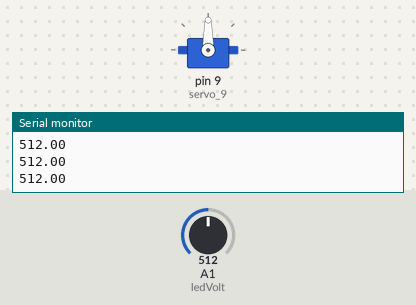
A sketch run on a simulated Arduino Uno, built with avr-gcc and run on an emulated ATmega328P. On the bench: servo, the last lines printed to the serial monitor. The inputs (shaded band) are chosen by the test bench; at power-on: A1 (ledVolt) = 512.

Above: at 1.2 s.
1.3 s: A1 (ledVolt) set to 167
2.8 s: A1 (ledVolt) set to 142
At 3.26 s:
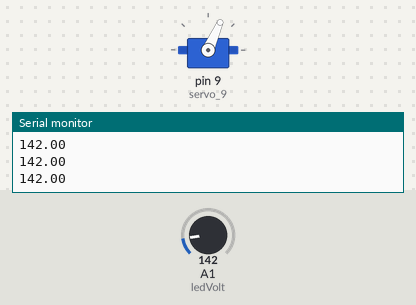
At 4.46 s:
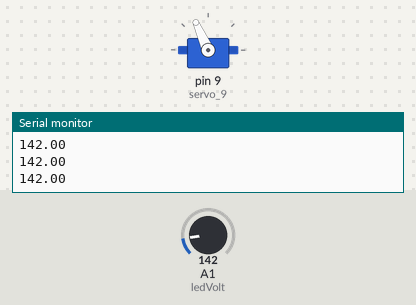
5.8 s: A1 (ledVolt) set to 306
Timing chart, 0 to 8.8 s (numbered marks = the images above; inputs shaded):
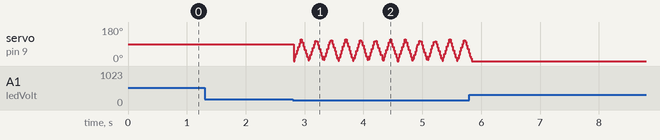

Measured:
- the behaviour switches between 160 and 159 on A1 (ledVolt) (found by bisection; images 0 and 1)

The sketch:

dino.ino
```cpp
#include <Servo.h>

int max_angle=115; //The angle with which we want to rotate the motor.

int measured_average=160; //Measured average of voltage of black and white screen (check using values printed on serial monitor)

int ledVolt =A1; //Pin at which we measure the voltage

float Voltage;  //Variable that stores the value of voltage measured at A1

int pos = 0;  //initial position of servo

Servo servo_9;  //creating a servo object

const int max_iter=500; //number of iterations after which the loop 'resets', do not keep max_iter>1200 since it can lead to an error due to insufficient memory

bool hit[max_iter];  //creating an array to store whether the spacebar was hit on a particular iteration

int i=0;
int j=0;
int l=0;

bool prev[3]; //creating an array to store whether the spacebar was hit in the previous three iterations


void setup()
{
  servo_9.attach(9, 500,  2500 );
  pinMode(ledVolt, INPUT);
  Serial.begin(9600);

  //initializaing the previous three hit array to false

  while(j<3){
    prev[j]=0;
    j++;
  }

  //initializing array to false

  while(l<max_iter){
    hit[l]=0;
    l++;
  }
}

//creating a function to call whenever the spacebar needs to be pressed

void pressSpace(){
  for (pos = 0; pos <= max_angle; pos += 1) {
        // tell servo to go to position in variable 'pos'
        servo_9.write(pos);
        delay(1);}

        for (pos = max_angle; pos >= 0; pos -= 1) {
        // tell servo to go to position in variable 'pos'
        servo_9.write(pos);
        // wait 1 ms for servo to reach the position
        // Wait for 1 millisecond(s)
         delay(1);}
  }

  int hit_curr=0; //initialize the number of hits to zero
  int hit_rec_prev=0; // initialize the number of hits in previous level to 0
  float dtime=0.8; /*create and initialize a delay time variable which is optimized
  for scores upto 100 and then starts to decrease as the levels go up */
  float reduction_factor=1.15; //the factor with which the dtime falls when the levels advance

void loop()
{

  Voltage= analogRead(ledVolt);
  Serial.println(Voltage);
  delay(dtime*1.1);

  /* In a practical project
  the rotation of motor may be accompanied by a
  voltage turbulence of the entire arduino board
  and since we rely on the measured voltage to
  decide whether the motor should be rotated or
  not, it becomes essential that the motor is not
  rotated in two or maybe three simultaneous iterations.
  */


  if( !prev[0] && !prev[1] && !prev[2]){

    if(Voltage<measured_average){
      pressSpace();
      hit[i]=true; hit_curr++;
      }

     delay(dtime);
  }

  //change the dtime
  if(hit_curr==hit_rec_prev+9){
    hit_rec_prev=hit_curr;
    dtime=dtime/reduction_factor;
    }

  //update prev array
  prev[2]=prev[1];
  prev[1]=prev[0];
  prev[0]=hit[i];

  //update the value of i
  i++;

  //accomodate i>max_iter case so that the hit array does not go out of index
  if(i>max_iter){i=0;}
}
```
